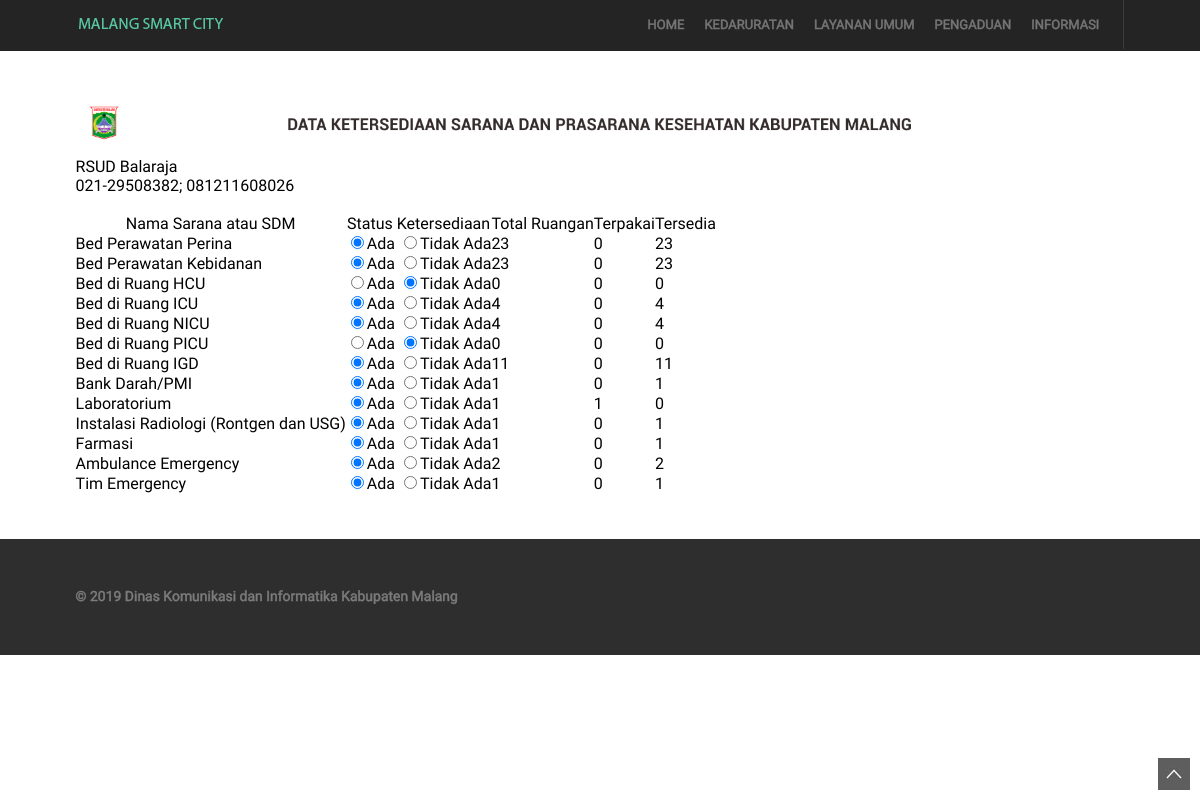
Screenshot of /detail_faskes.php?id=RS001 with the database file from the repository.
### tables this page shows
CREATE TABLE `tb_rs` (
  `id_rs` varchar(15) NOT NULL,
  `nama_rs` varchar(200) NOT NULL,
  `alamat_rs` text NOT NULL,
  `telp_rs` varchar(100) NOT NULL,
  `lat` float(10,6) NOT NULL,
  `lng` float(10,6) NOT NULL,
  `location_status` tinyint(1) DEFAULT '0'
);

CREATE TABLE `tb_faskes` (
  `id_faskes` varchar(15) NOT NULL,
  `jenis_faskes` varchar(200) NOT NULL,
  `id_rs` varchar(15) NOT NULL,
  `status_ketersediaan` int(11) NOT NULL,
  `jml_tersedia` varchar(100) NOT NULL,
  `terpakai` int(11) NOT NULL
);

### detail_faskes.php (the view, shortened to what this page needs)
<!DOCTYPE HTML>
<html class="fixed">
<head>
<link href="css/style.css" rel="stylesheet" type="text/css" media="all" />
<link type="text/css" rel="stylesheet" href="css/jquery.mmenu.all.css" />
    <link href="css/slider.css" rel="stylesheet" type="text/css" media="all" />
    <link rel="stylesheet" href="https://cdn.datatables.net/1.10.19/css/jquery.dataTables.min.css">
</head>
<body>
<div class="top_bg">
<div class="wrap">
    <div class="header">
        <div class="logo">
            <a href="index.html"><img src="images/logo2.png" alt=""/></a>
        </div>
         <div class="log_reg">
                <ul>
                <li class="active"><a href="index.php">Home</a>
                </li>
                <li class="dropdown"><a>Kedaruratan</a>
                </li>
                <li class="dropdown"><a>Layanan Umum</a>
                </li>
                <li class="dropdown"><a>Pengaduan</a>
                </li>
                <li class="dropdown"><a>Informasi</a>
                </li>
            </ul>
        </div>
    </div>
</div>
</div>
<div class="wrap">
<div class="main">
<?php
    include 'db/koneksi.php';
    $id = $_GET['id'];
    $data = mysqli_query($koneksi,"select * from tb_rs where id_rs='$id'");
    while($d = mysqli_fetch_array($data)){
        ?>
                         <img src="images/header_faskes2.png">
                            <table class="display table table-bordered table-striped mb-none" id="faskes2">
    <h4><?php echo $d['nama_rs'] ?></h4>
    <h4><?php echo $d['telp_rs'] ?></h4>
                                <thead>
                                    <tr>
                                       <th>Nama Sarana atau SDM</th>
                                       <th>Status Ketersediaan</th>
                                       <th>Total Ruangan</th>
                                       <th>Terpakai</th>
                                       <th>Tersedia</th>
                                      </tr>
                                </thead>
                                <tbody>
                        <?php
                        include 'db/koneksi.php';
                        $data1 = mysqli_query($koneksi,"select * from tb_faskes where id_rs='$id'");
                        $c = 0;
                        while($row = mysqli_fetch_array($data1)){
                            $c++;
                        $status = $row['status_ketersediaan'];
                        $a = $row ['jml_tersedia'];
                        $b = $row ['terpakai'];
                        $tersedia= $a-$b;
                           ?>
                                <tr>
                                       <td><?php echo $row['jenis_faskes']; ?></td>
                                       <td>
                                        <?php
                                        $nem = "status_".$c;
                                        $nem2 = "status2_".$c;
                                        if($status==1){
                                            ?>
                                            <input type="radio" name=<?php echo $nem; ?> value="1" checked />Ada
                                            <input type="radio" name=<?php echo $nem; ?> value="0" />Tidak Ada
                                            <?php
                                        } elseif($status==0) {
                                            ?>
                                            <input type="radio" name=<?php echo $nem2; ?> value="1"/>Ada
                                            <input type="radio" name=<?php echo $nem2; ?> value="0" checked />Tidak Ada
                                            <?php
                                        }
                                        ?>
                                       </td>
                                       <td><?php echo $row['jml_tersedia']; ?></td>
                                       <td><?php echo $row['terpakai']; ?></td>
                                       <td><?php echo $tersedia; ?> </td>
                                   </tr>
                                    <?php
    }
    ?>
                                </tbody>
                            </table>
                                  <?php
                              }
                                ?>
</div>
</div>
<div class="footer_bg">
<div class="wrap">
<div class="footer">
         <a href="#" id="toTop" style="display: block;"><span id="toTopHover" style="opacity: 1;"></span></a>
    <div class="copy">
        <p class="link"><span>© 2019 Dinas Komunikasi dan Informatika Kabupaten Malang</a></span></p>
    </div>
</div>
</div>
</div>
</body>
</html>

### css/style.css (style rules this page uses)
html,body,div,span,applet,object,iframe,h1,h2,h3,h4,h5,h6,p,blockquote,pre,a,abbr,acronym,address,big,cite,code,del,dfn,em,img,ins,kbd,q,s,samp,small,strike,strong,sub,sup,tt,var,b,u,i,dl,dt,dd,ol,nav ul,nav li,fieldset,form,label,legend,table,caption,tbody,tfoot,thead,tr,th,td,article,aside,canvas,details,embed,figure,figcaption,footer,header,hgroup,menu,nav,output,ruby,section,summary,time,mark,audio,video { margin:0;padding:0;border:0;font-size:100%;font:inherit;vertical-align:baseline; }
ol,ul { list-style:none;margin:0;padding:0; }
table { border-collapse:collapse;border-spacing:0; }
a { text-decoration:none; }
img { max-width:100%; }
body { font-family: 'Maven Pro', sans-serif; background:#ffffff; font-size: 100%; }
.wrap { margin:0 auto; width:80%; }
.top_bg { background: #242424; }
.header { padding:0 4%; }
.logo { float:left; margin: 14px 0; }
.log_reg { border-right: 1px solid rgb(60, 60, 60); padding: 12px 16px; float:right; }
.log_reg ul li { display: inline-block; }
.log_reg li a { font-family: 'Maven Pro', sans-serif; font-size: 0.8125em; display: block; padding: 5px 8px; color: #777777; text-transform: uppercase; -webkit-text-stroke: 0.5px; }
.main { padding:4%; }
.footer { padding: 4%; }
.footer_bg { background: #2e2e2e; }
#toTop { display: none; text-decoration: none; position: fixed; bottom: 10px; right: 10px; overflow: hidden; width: 32px; height: 32px; border: none; text-indent: 100%; background: url(../images/top-move.jpg) no-repeat right top; }
.copy { float: left; }
.copy p { color: #7D7D7D; font-size: 0.8725em; line-height: 1.8em; -webkit-text-stroke: 0.5px; }
@media only screen and (max-width: 1366px) { .wrap { width:95%; } }
@media only screen and (max-width: 1280px) { .wrap { width:95%; } }

### css/slider.css (style rules this page uses)
@media only screen and (max-width: 1366px) { .wrap { width:95%; } }
@media only screen and (max-width: 1280px) { .wrap { width:95%; } }

### detail_faskes.php (style rules this page uses)
html,body { padding: 0; margin:0; font-family: 'Maven Pro', sans-serif; }
li.dropdown { display: inline-block; }

### rows the page displays
tb_rs: nama_rs "RSUD Balaraja", telp_rs "021-29508382; 081211608026"
tb_faskes: jenis_faskes "Bed Perawatan Perina", jml_tersedia "23", terpakai "0"
tb_faskes: jenis_faskes "Bed Perawatan Kebidanan", jml_tersedia "23", terpakai "0"
tb_faskes: jenis_faskes "Bed di Ruang HCU", jml_tersedia "0", terpakai "0"
tb_faskes: jenis_faskes "Bed di Ruang ICU", jml_tersedia "4", terpakai "0"
tb_faskes: jenis_faskes "Bed di Ruang NICU", jml_tersedia "4", terpakai "0"
tb_faskes: jenis_faskes "Bed di Ruang PICU", jml_tersedia "0", terpakai "0"
tb_faskes: jenis_faskes "Bed di Ruang IGD", jml_tersedia "11", terpakai "0"
tb_faskes: jenis_faskes "Bank Darah/PMI", jml_tersedia "1", terpakai "0"
tb_faskes: jenis_faskes "Laboratorium", jml_tersedia "1", terpakai "1", tersedia "0"
tb_faskes: jenis_faskes "Instalasi Radiologi (Rontgen dan USG)", jml_tersedia "1", terpakai "0"
tb_faskes: jenis_faskes "Farmasi", jml_tersedia "1", terpakai "0"
tb_faskes: jenis_faskes "Ambulance Emergency", jml_tersedia "2", terpakai "0"
tb_faskes: jenis_faskes "Tim Emergency", jml_tersedia "1", terpakai "0"
